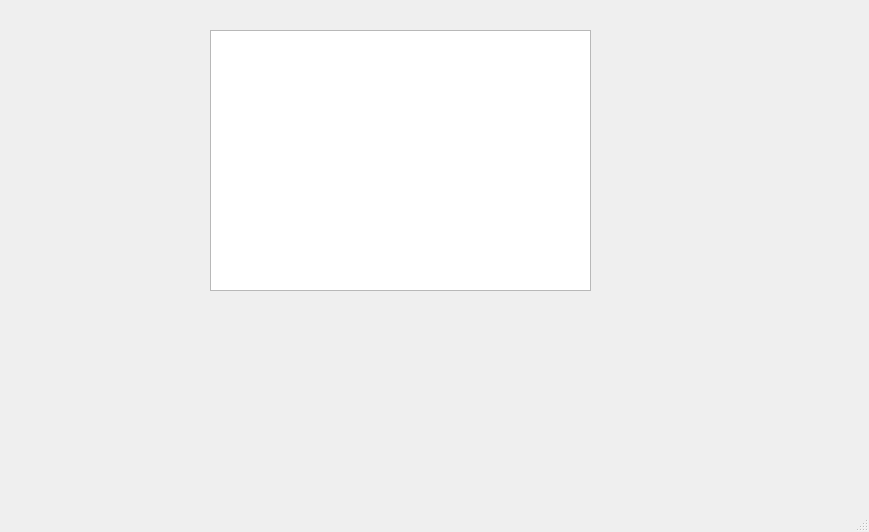
<?xml version="1.0" encoding="UTF-8"?>
<ui version="4.0">
 <class>MainWindow</class>
 <widget class="QMainWindow" name="MainWindow">
  <property name="geometry">
   <rect>
    <x>0</x>
    <y>0</y>
    <width>869</width>
    <height>532</height>
   </rect>
  </property>
  <property name="windowTitle">
   <string>MainWindow</string>
  </property>
  <widget class="QWidget" name="centralwidget">
   <widget class="QListWidget" name="listWidget">
    <property name="geometry">
     <rect>
      <x>210</x>
      <y>30</y>
      <width>381</width>
      <height>261</height>
     </rect>
    </property>
   </widget>
  </widget>
  <widget class="QMenuBar" name="menubar">
   <property name="geometry">
    <rect>
     <x>0</x>
     <y>0</y>
     <width>869</width>
     <height>26</height>
    </rect>
   </property>
  </widget>
  <widget class="QStatusBar" name="statusbar"/>
 </widget>
 <resources/>
 <connections/>
</ui>
